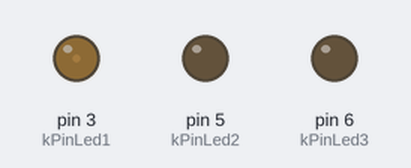
Bench run of a sketch on a simulated Arduino Uno, built with avr-gcc and run on an emulated ATmega328P. On the bench: output pins drawn as LEDs (lit = HIGH).

Above: at 0.15 s.
At 5.55 s:
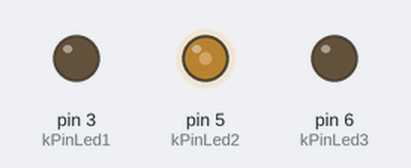
At 10.72 s:
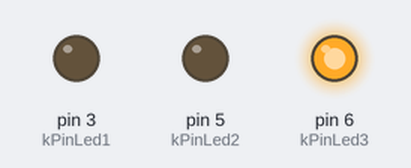
At 19.74 s:
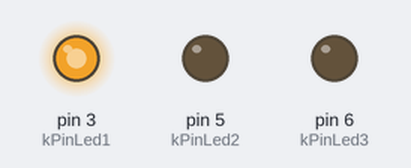
At 29.71 s:
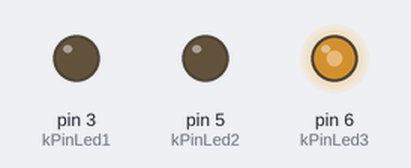
At 39.31 s:
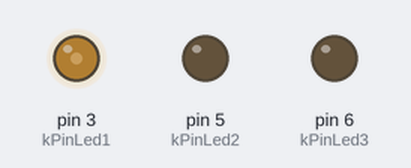
Timing chart, 0 to 40.0 s (numbered marks = the images above):
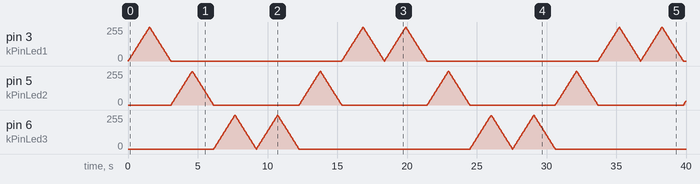

Measured:
- by itself, pin 3 (kPinLed1): moves between 0/255 and 255/255, repeating every 18.4 s

The sketch:

act4_challenge_fadinglight.ino
```cpp
int kPinLed1 = 3;
int kPinLed2 = 5;
int kPinLed3 = 6;
//disclaimer: from the testing, pin 6, 5, and 3 are the only pins that outputs analogWrite properly

int brightness = 0; //starts with 0 brightness
int fadeAmount = 5;
int refreshTime = 30;

void setup() { //init pins
  pinMode(kPinLed1, OUTPUT);
  pinMode(kPinLed2, OUTPUT);
  pinMode(kPinLed3, OUTPUT);
}
void fadeLight(int pinNum) { //function to create the fading light effect for each LED
  while (brightness >= 0) { //as long as brightness is greater than or equal to 0, function loops
    analogWrite(pinNum, brightness);
    brightness += fadeAmount;
    if (brightness <= 0 || brightness >= 255){
      fadeAmount = -fadeAmount; //when brightness reaches max value, brightness decrease; and vice-versa
    }
    delay(refreshTime); //30ms delay per frame, can be changed by changing refreshTime value
    if (brightness <= 0){ //function to forcibly change the brightness of LED to 0 and break the loop
      analogWrite(pinNum, 0);
      break;
    }
  }
}
void loop() {
  //call fadeLight function for each pin
  fadeLight(kPinLed1);
  fadeLight(kPinLed2);
  fadeLight(kPinLed3);
  fadeLight(kPinLed3);
  fadeLight(kPinLed2);
  fadeLight(kPinLed1);
}
```
